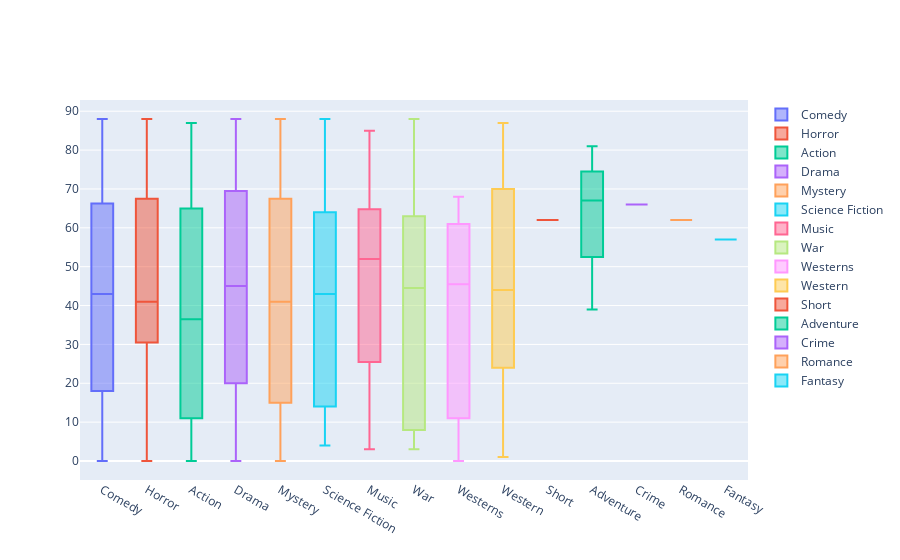

Source (notebook cell):
### Code cell
data_rate = []

for genre in rate['Genre'].unique():
    data_rate.append(
        go.Box(y=rate[rate.Genre==genre].Rating, 
               name=genre)
    )
    
iplot(data_rate, show_link = False)

### Figure 1 — Plotly figure (JSON) as saved in the notebook; plotly's stock layout.template omitted (floating-point values rounded to 4 significant figures; data arrays with more than 128 entries replaced by an {"elided": "..."} marker saying what was removed)
{"data": [{"name": "Comedy", "type": "box", "y": {"elided": "385 int values"}}, {"name": "Horror", "type": "box", "y": [79, 88, 69, 37, 39, 70, 48, 35, 29, 72, 28, 33, 54, 34, 31, 27, 33, 16, 32, 51, 62, 40, 24, 36, 9, 61, 69, 55, 56, 31, 83, 44, 41, 50, 32, 47, 59, 79, 40, 33, 85, 67, 24, 62, 8, 88, 85, 21, 88, 2, 29, 24, 75, 0, 3, 56, 79]}, {"name": "Action", "type": "box", "y": {"elided": "205 int values"}}, {"name": "Drama", "type": "box", "y": {"elided": "655 int values"}}, {"name": "Mystery", "type": "box", "y": [2, 88, 35, 85, 19, 61, 68, 76, 75, 8, 71, 74, 69, 31, 42, 88, 17, 1, 50, 14, 86, 74, 68, 15, 61, 15, 60, 7, 64, 8, 6, 26, 80, 10, 8, 11, 23, 55, 16, 0, 27, 77, 5, 45, 66, 82, 69, 25, 1, 35, 7, 24, 36, 27, 15, 69, 6, 48, 28, 25, 50, 28, 9, 88, 77, 5, 58, 5, 17, 6, 23, 20, 86, 74, 41, 42, 42, 47, 33, 16, 70, 39, 54, 72, 69, 34, 12, 50, 52, 43, 63, 45, 6, 55, 9, 71, 48, 6, 40, 55, 54, 70, 65, 3, 29, 86, 3]}, {"name": "Science Fiction", "type": "box", "y": [31, 70, 8, 64, 63, 20, 14, 62, 47, 33, 44, 4, 27, 8, 62, 7, 88, 6, 11, 6, 41, 42, 45, 7, 83, 75, 82, 59, 60, 83, 74, 18, 8, 83, 49, 22, 79, 30]}, {"name": "Music", "type": "box", "y": [59, 5, 13, 67, 48, 10, 11, 71, 8, 55, 74, 54, 24, 65, 32, 75, 77, 63, 3, 60, 23, 64, 54, 20, 59, 67, 46, 30, 61, 60, 85, 13, 67, 38, 31, 46, 82, 65, 48, 49, 52, 12, 38]}, {"name": "War", "type": "box", "y": [68, 15, 8, 44, 50, 4, 63, 75, 59, 67, 72, 61, 3, 5, 57, 4, 57, 7, 88, 84, 36, 84, 45, 45, 37, 35, 8, 36, 7, 21, 41, 66, 49, 3]}, {"name": "Westerns", "type": "box", "y": [0, 57, 61, 34, 11, 68]}, {"name": "Western", "type": "box", "y": [65, 57, 40, 22, 50, 15, 77, 72, 12, 30, 84, 54, 84, 51, 76, 62, 82, 75, 76, 61, 50, 19, 36, 8, 40, 85, 29, null, 85, 87, 85, 64, 14, 62, 27, 17, 86, 29, 84, 30, 45, 67, 44, 32, 87, 4, 79, 52, 48, 9, 12, 33, 9, 78, 26, 76, 1, 1, 8, 31, 6, 72, 18, 61, 31, 26, 26, 27, 27, 72, 47, 50, 29, 58, 83, 33, 79, 80, 43, 53, 21, 66, 62, 52, 17, 40, 9, 54, 45, 25, 26, 54, 26, 1, 47, 1, 44, 70, 73, 23, 7, 58, 3, 24, 28, 87, 22, 78, 8, 35, 3, 48, 73, 28, 75, 77, 16, 30, 23]}, {"name": "nan", "type": "box", "y": []}, {"name": "Short", "type": "box", "y": [62]}, {"name": "Adventure", "type": "box", "y": [66, 81, 68, 39]}, {"name": "Crime", "type": "box", "y": [66]}, {"name": "Romance", "type": "box", "y": [62]}, {"name": "Fantasy", "type": "box", "y": [57]}], "layout": {}}
